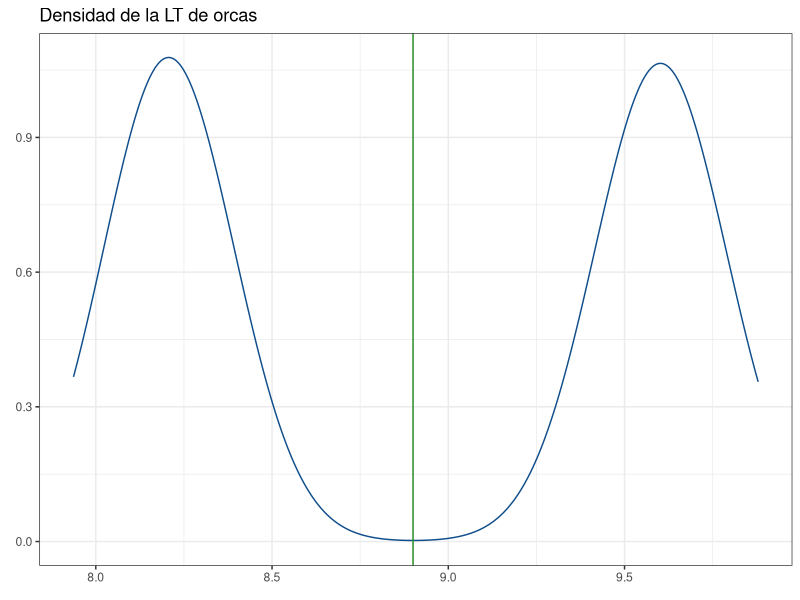
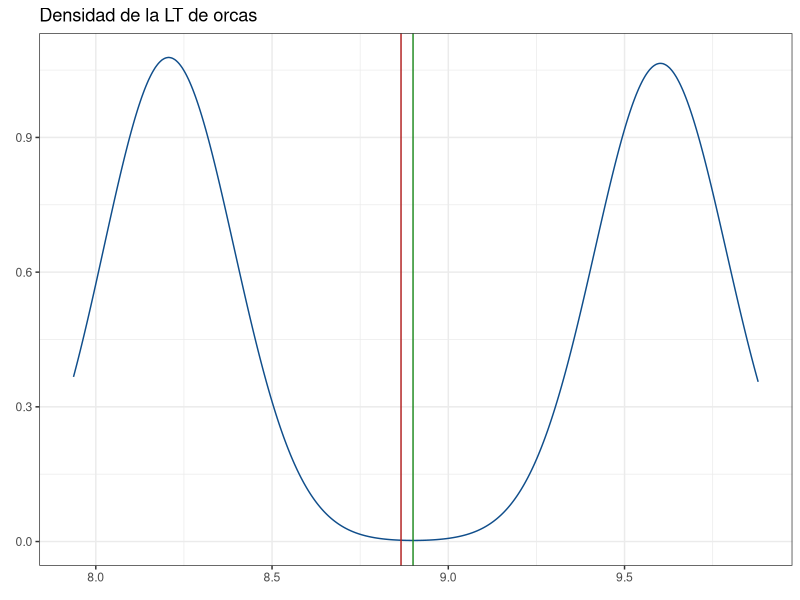
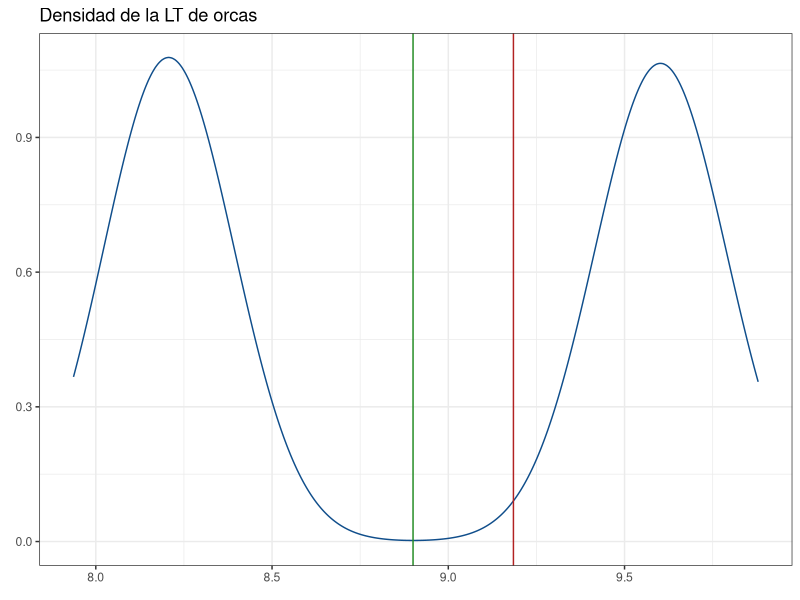
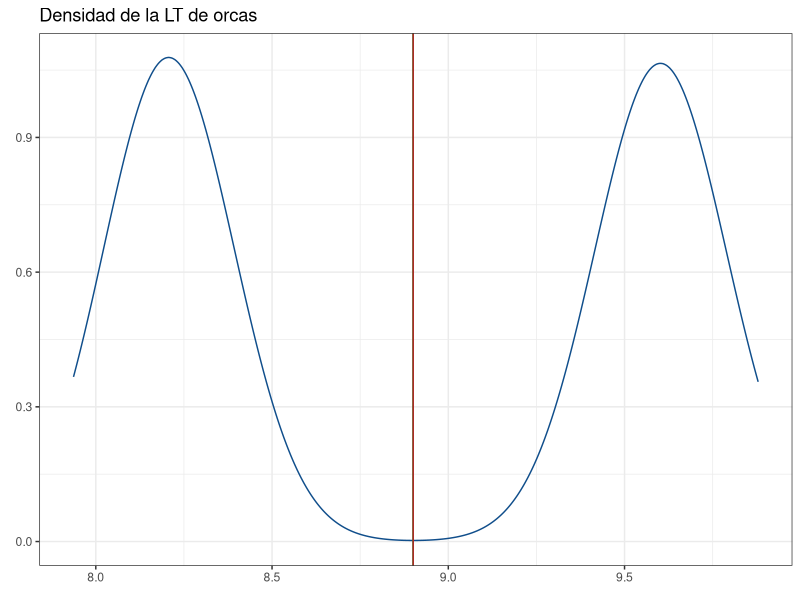
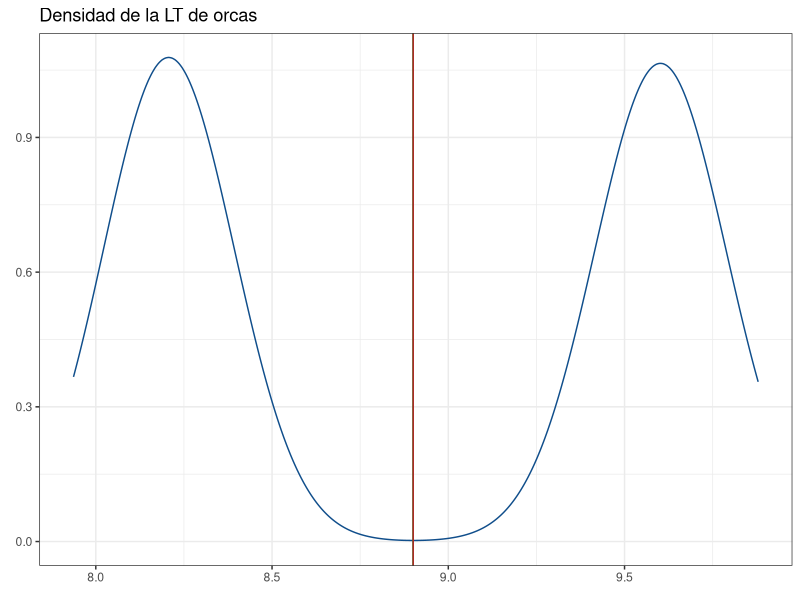
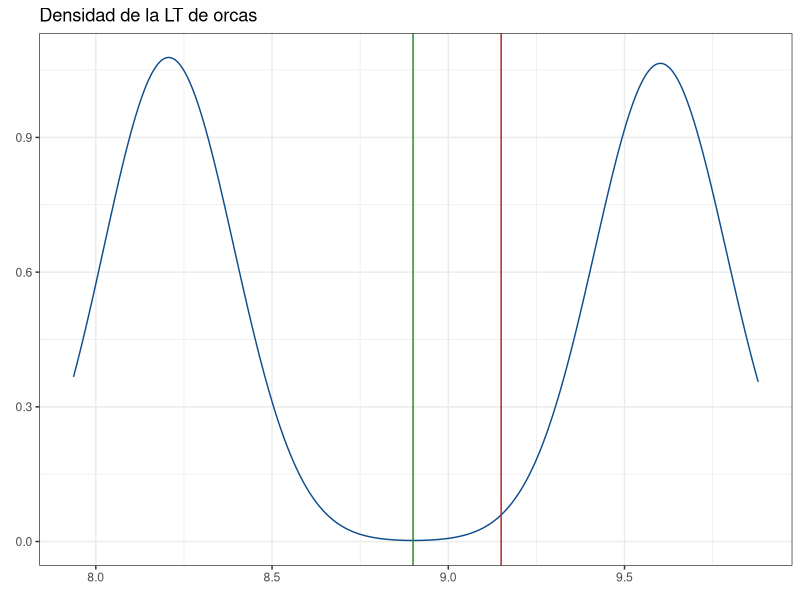

R code for these plots, in order:
## ---- chunk 1
knitr::opts_chunk$set(R.options = list(width = 80))
## ---- chunk 2
library(ggplot2)
## ---- chunk 3
machos <- rnorm(500, mean = 9.6, sd = 0.1)
hembras <- rnorm(500, mean = 8.2, sd = 0.1)
media_real <- mean(c(9.6, 8.2))
pobl <- data.frame(sexo = c(rep("M", 500), rep("H", 500)),
                   lt = c(machos, hembras))
## ---- chunk 4
pobl_dens <- ggplot(data = pobl, aes(x = lt)) +
             geom_density(color = "dodgerblue4") +
             theme_bw() +
             geom_vline(xintercept = media_real, color = "forestgreen") +
             labs(title = "Densidad de la LT de orcas",
                  x = element_blank(),
                  y = element_blank())
pobl_dens
## ---- chunk 5
ind <- round(runif(1, min = 1, max = 1000))
ind
pobl$lt[ind]
## ---- chunk 6
muestras <- sample(pobl$lt, size = 50, replace = FALSE)
head(muestras)
## ---- chunk 7
mean(muestras)
## ---- chunk 8
pobl_dens + geom_vline(xintercept = mean(muestras), color = "firebrick")
## ---- chunk 9
muestras <- c(sample(machos, size = 35, replace = F), sample(hembras, size = 15, replace = F))
pobl_dens + geom_vline(xintercept = mean(muestras), color = "Firebrick")
## ---- chunk 10
pobl_dens + geom_vline(xintercept = mean(c(mean(muestras[1:35]), mean(muestras[36:50]))),
                       color = "Firebrick")
## ---- chunk 11
# Peso de cada estrato:
w <- c((500/1000), (500/1000))
m <- c(mean(muestras[1:35]), mean(muestras[36:50]))

pobl_dens + geom_vline(xintercept = sum(w*m), color = "Firebrick")
## ---- chunk 12
muestras <- c(sample(machos, size = 10, replace = F),
              sample(hembras, size = 5, replace = F))

pobl_dens + geom_vline(xintercept = mean(c(muestras[1:10], muestras[11:15])),
                       color = "Firebrick")
## ---- chunk 13
n <- ((1.96^2)*(0.1^2))/0.05^2
round(n)
## ---- chunk 14
d <- sqrt(((1.96^2)*(0.1^2))/5)
d
